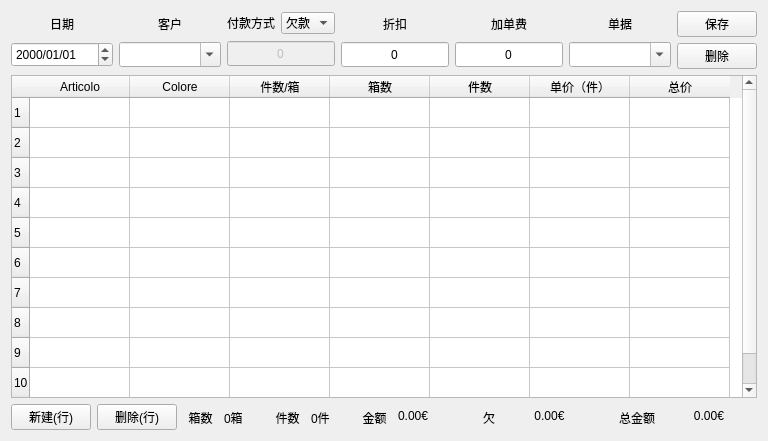
<?xml version="1.0" encoding="UTF-8"?>
<ui version="4.0">
 <class>details</class>
 <widget class="QWidget" name="details">
  <property name="geometry">
   <rect>
    <x>0</x>
    <y>0</y>
    <width>768</width>
    <height>441</height>
   </rect>
  </property>
  <property name="windowTitle">
   <string>Form</string>
  </property>
  <layout class="QGridLayout" name="gridLayout">
   <item row="0" column="0">
    <layout class="QVBoxLayout" name="verticalLayout">
     <item>
      <layout class="QHBoxLayout" name="ConfigHorLay">
       <item>
        <layout class="QVBoxLayout" name="SaleDateVerLay">
         <item>
          <widget class="QLabel" name="SaleDateLabel">
           <property name="sizePolicy">
            <sizepolicy hsizetype="Preferred" vsizetype="Fixed">
             <horstretch>0</horstretch>
             <verstretch>0</verstretch>
            </sizepolicy>
           </property>
           <property name="maximumSize">
            <size>
             <width>16777215</width>
             <height>25</height>
            </size>
           </property>
           <property name="text">
            <string>日期</string>
           </property>
           <property name="alignment">
            <set>Qt::AlignCenter</set>
           </property>
          </widget>
         </item>
         <item>
          <widget class="QDateEdit" name="SaleDateEdit">
           <property name="sizePolicy">
            <sizepolicy hsizetype="MinimumExpanding" vsizetype="Fixed">
             <horstretch>0</horstretch>
             <verstretch>0</verstretch>
            </sizepolicy>
           </property>
           <property name="minimumSize">
            <size>
             <width>0</width>
             <height>25</height>
            </size>
           </property>
           <property name="currentSection">
            <enum>QDateTimeEdit::YearSection</enum>
           </property>
           <property name="displayFormat">
            <string>yyyy/MM/dd</string>
           </property>
          </widget>
         </item>
        </layout>
       </item>
       <item>
        <layout class="QVBoxLayout" name="ClientVerLay">
         <item>
          <widget class="QLabel" name="ClientLabel">
           <property name="sizePolicy">
            <sizepolicy hsizetype="Preferred" vsizetype="Fixed">
             <horstretch>0</horstretch>
             <verstretch>0</verstretch>
            </sizepolicy>
           </property>
           <property name="maximumSize">
            <size>
             <width>16777215</width>
             <height>25</height>
            </size>
           </property>
           <property name="text">
            <string>客户</string>
           </property>
           <property name="alignment">
            <set>Qt::AlignCenter</set>
           </property>
          </widget>
         </item>
         <item>
          <widget class="QComboBox" name="ClientComBox">
           <property name="sizePolicy">
            <sizepolicy hsizetype="MinimumExpanding" vsizetype="Fixed">
             <horstretch>0</horstretch>
             <verstretch>0</verstretch>
            </sizepolicy>
           </property>
           <property name="minimumSize">
            <size>
             <width>0</width>
             <height>25</height>
            </size>
           </property>
           <property name="editable">
            <bool>true</bool>
           </property>
          </widget>
         </item>
        </layout>
       </item>
       <item>
        <layout class="QVBoxLayout" name="PaymVerLay">
         <item>
          <layout class="QHBoxLayout" name="PaymSubHorLay">
           <item>
            <widget class="QLabel" name="PaymLabel">
             <property name="sizePolicy">
              <sizepolicy hsizetype="Preferred" vsizetype="Fixed">
               <horstretch>0</horstretch>
               <verstretch>0</verstretch>
              </sizepolicy>
             </property>
             <property name="maximumSize">
              <size>
               <width>16777215</width>
               <height>25</height>
              </size>
             </property>
             <property name="text">
              <string>付款方式</string>
             </property>
            </widget>
           </item>
           <item>
            <widget class="QComboBox" name="PaymComBox">
             <property name="enabled">
              <bool>true</bool>
             </property>
             <property name="sizePolicy">
              <sizepolicy hsizetype="Preferred" vsizetype="Fixed">
               <horstretch>0</horstretch>
               <verstretch>0</verstretch>
              </sizepolicy>
             </property>
             <property name="editable">
              <bool>false</bool>
             </property>
             <property name="insertPolicy">
              <enum>QComboBox::NoInsert</enum>
             </property>
             <item>
              <property name="text">
               <string>欠款</string>
              </property>
             </item>
             <item>
              <property name="text">
               <string>现金</string>
              </property>
             </item>
             <item>
              <property name="text">
               <string>银行</string>
              </property>
             </item>
            </widget>
           </item>
          </layout>
         </item>
         <item>
          <widget class="QLineEdit" name="PaymentLineEdit">
           <property name="enabled">
            <bool>false</bool>
           </property>
           <property name="sizePolicy">
            <sizepolicy hsizetype="Preferred" vsizetype="Fixed">
             <horstretch>0</horstretch>
             <verstretch>0</verstretch>
            </sizepolicy>
           </property>
           <property name="minimumSize">
            <size>
             <width>0</width>
             <height>25</height>
            </size>
           </property>
           <property name="text">
            <string>0</string>
           </property>
           <property name="alignment">
            <set>Qt::AlignCenter</set>
           </property>
           <property name="placeholderText">
            <string>0</string>
           </property>
          </widget>
         </item>
        </layout>
       </item>
       <item>
        <layout class="QVBoxLayout" name="DiscountVerLay">
         <item>
          <widget class="QLabel" name="DiscountLabel">
           <property name="sizePolicy">
            <sizepolicy hsizetype="Preferred" vsizetype="Fixed">
             <horstretch>0</horstretch>
             <verstretch>0</verstretch>
            </sizepolicy>
           </property>
           <property name="maximumSize">
            <size>
             <width>16777215</width>
             <height>25</height>
            </size>
           </property>
           <property name="text">
            <string>折扣</string>
           </property>
           <property name="alignment">
            <set>Qt::AlignCenter</set>
           </property>
          </widget>
         </item>
         <item>
          <widget class="QLineEdit" name="DiscountLineEdit">
           <property name="sizePolicy">
            <sizepolicy hsizetype="Preferred" vsizetype="Fixed">
             <horstretch>0</horstretch>
             <verstretch>0</verstretch>
            </sizepolicy>
           </property>
           <property name="minimumSize">
            <size>
             <width>0</width>
             <height>25</height>
            </size>
           </property>
           <property name="text">
            <string>0</string>
           </property>
           <property name="alignment">
            <set>Qt::AlignCenter</set>
           </property>
           <property name="placeholderText">
            <string>0</string>
           </property>
          </widget>
         </item>
        </layout>
       </item>
       <item>
        <layout class="QVBoxLayout" name="ExtraLargeCostVerLay">
         <item>
          <widget class="QLabel" name="ExtraLargeCostLabel">
           <property name="sizePolicy">
            <sizepolicy hsizetype="Preferred" vsizetype="Fixed">
             <horstretch>0</horstretch>
             <verstretch>0</verstretch>
            </sizepolicy>
           </property>
           <property name="maximumSize">
            <size>
             <width>16777215</width>
             <height>25</height>
            </size>
           </property>
           <property name="text">
            <string>加单费</string>
           </property>
           <property name="alignment">
            <set>Qt::AlignCenter</set>
           </property>
          </widget>
         </item>
         <item>
          <widget class="QLineEdit" name="ExtraLargeLineEdit">
           <property name="sizePolicy">
            <sizepolicy hsizetype="Preferred" vsizetype="Fixed">
             <horstretch>0</horstretch>
             <verstretch>0</verstretch>
            </sizepolicy>
           </property>
           <property name="minimumSize">
            <size>
             <width>0</width>
             <height>25</height>
            </size>
           </property>
           <property name="text">
            <string>0</string>
           </property>
           <property name="alignment">
            <set>Qt::AlignCenter</set>
           </property>
           <property name="placeholderText">
            <string>0</string>
           </property>
          </widget>
         </item>
        </layout>
       </item>
       <item>
        <layout class="QVBoxLayout" name="BillVerLay">
         <item>
          <widget class="QLabel" name="BillLabel">
           <property name="sizePolicy">
            <sizepolicy hsizetype="Preferred" vsizetype="Fixed">
             <horstretch>0</horstretch>
             <verstretch>0</verstretch>
            </sizepolicy>
           </property>
           <property name="maximumSize">
            <size>
             <width>16777215</width>
             <height>25</height>
            </size>
           </property>
           <property name="text">
            <string>单据</string>
           </property>
           <property name="alignment">
            <set>Qt::AlignCenter</set>
           </property>
          </widget>
         </item>
         <item>
          <widget class="QComboBox" name="BillComBox">
           <property name="sizePolicy">
            <sizepolicy hsizetype="MinimumExpanding" vsizetype="Fixed">
             <horstretch>0</horstretch>
             <verstretch>0</verstretch>
            </sizepolicy>
           </property>
           <property name="minimumSize">
            <size>
             <width>0</width>
             <height>25</height>
            </size>
           </property>
           <property name="editable">
            <bool>true</bool>
           </property>
          </widget>
         </item>
        </layout>
       </item>
       <item>
        <layout class="QVBoxLayout" name="ButtonVerLay">
         <item>
          <widget class="QPushButton" name="SaveButton">
           <property name="text">
            <string>保存</string>
           </property>
          </widget>
         </item>
         <item>
          <widget class="QPushButton" name="DeleteButton">
           <property name="text">
            <string>删除</string>
           </property>
          </widget>
         </item>
        </layout>
       </item>
      </layout>
     </item>
     <item>
      <widget class="QTableWidget" name="table">
       <property name="editTriggers">
        <set>QAbstractItemView::AnyKeyPressed|QAbstractItemView::DoubleClicked|QAbstractItemView::EditKeyPressed</set>
       </property>
       <property name="selectionMode">
        <enum>QAbstractItemView::ExtendedSelection</enum>
       </property>
       <property name="sortingEnabled">
        <bool>true</bool>
       </property>
       <property name="rowCount">
        <number>10</number>
       </property>
       <attribute name="verticalHeaderCascadingSectionResizes">
        <bool>true</bool>
       </attribute>
       <attribute name="verticalHeaderDefaultSectionSize">
        <number>30</number>
       </attribute>
       <attribute name="verticalHeaderMinimumSectionSize">
        <number>25</number>
       </attribute>
       <row>
        <property name="text">
         <string>1</string>
        </property>
       </row>
       <row>
        <property name="text">
         <string>2</string>
        </property>
       </row>
       <row>
        <property name="text">
         <string>3</string>
        </property>
       </row>
       <row>
        <property name="text">
         <string>4</string>
        </property>
       </row>
       <row>
        <property name="text">
         <string>5</string>
        </property>
       </row>
       <row>
        <property name="text">
         <string>6</string>
        </property>
       </row>
       <row>
        <property name="text">
         <string>7</string>
        </property>
       </row>
       <row>
        <property name="text">
         <string>8</string>
        </property>
       </row>
       <row>
        <property name="text">
         <string>9</string>
        </property>
       </row>
       <row>
        <property name="text">
         <string>10</string>
        </property>
       </row>
       <column>
        <property name="text">
         <string>Articolo</string>
        </property>
       </column>
       <column>
        <property name="text">
         <string>Colore</string>
        </property>
       </column>
       <column>
        <property name="text">
         <string>件数/箱</string>
        </property>
       </column>
       <column>
        <property name="text">
         <string>箱数</string>
        </property>
       </column>
       <column>
        <property name="text">
         <string>件数</string>
        </property>
       </column>
       <column>
        <property name="text">
         <string>单价（件）</string>
        </property>
       </column>
       <column>
        <property name="text">
         <string>总价</string>
        </property>
       </column>
       <item row="0" column="0">
        <property name="text">
         <string/>
        </property>
       </item>
       <item row="1" column="0">
        <property name="text">
         <string/>
        </property>
       </item>
       <item row="2" column="0">
        <property name="text">
         <string/>
        </property>
       </item>
       <item row="3" column="0">
        <property name="text">
         <string/>
        </property>
       </item>
       <item row="4" column="0">
        <property name="text">
         <string/>
        </property>
       </item>
       <item row="5" column="0">
        <property name="text">
         <string/>
        </property>
       </item>
       <item row="6" column="0">
        <property name="text">
         <string/>
        </property>
       </item>
       <item row="7" column="0">
        <property name="text">
         <string/>
        </property>
       </item>
      </widget>
     </item>
     <item>
      <layout class="QHBoxLayout" name="horizontalLayout">
       <item>
        <layout class="QHBoxLayout" name="horizontalLayout_3">
         <item>
          <widget class="QPushButton" name="NewRowButton">
           <property name="sizePolicy">
            <sizepolicy hsizetype="Fixed" vsizetype="Fixed">
             <horstretch>0</horstretch>
             <verstretch>0</verstretch>
            </sizepolicy>
           </property>
           <property name="minimumSize">
            <size>
             <width>80</width>
             <height>0</height>
            </size>
           </property>
           <property name="text">
            <string>新建(行)</string>
           </property>
          </widget>
         </item>
         <item>
          <widget class="QPushButton" name="DeletRowButton">
           <property name="sizePolicy">
            <sizepolicy hsizetype="Fixed" vsizetype="Fixed">
             <horstretch>0</horstretch>
             <verstretch>0</verstretch>
            </sizepolicy>
           </property>
           <property name="minimumSize">
            <size>
             <width>80</width>
             <height>0</height>
            </size>
           </property>
           <property name="text">
            <string>删除(行)</string>
           </property>
          </widget>
         </item>
        </layout>
       </item>
       <item>
        <layout class="QHBoxLayout" name="Selected">
         <item>
          <layout class="QHBoxLayout" name="SelectedBoxes">
           <item>
            <widget class="QLabel" name="SelectedBoxesTextLabel">
             <property name="sizePolicy">
              <sizepolicy hsizetype="Minimum" vsizetype="Fixed">
               <horstretch>0</horstretch>
               <verstretch>0</verstretch>
              </sizepolicy>
             </property>
             <property name="minimumSize">
              <size>
               <width>35</width>
               <height>15</height>
              </size>
             </property>
             <property name="maximumSize">
              <size>
               <width>50</width>
               <height>15</height>
              </size>
             </property>
             <property name="layoutDirection">
              <enum>Qt::LeftToRight</enum>
             </property>
             <property name="text">
              <string>箱数</string>
             </property>
             <property name="alignment">
              <set>Qt::AlignHCenter|Qt::AlignTop</set>
             </property>
            </widget>
           </item>
           <item>
            <widget class="QLabel" name="SelectedBoxesNumLabel">
             <property name="sizePolicy">
              <sizepolicy hsizetype="Minimum" vsizetype="Fixed">
               <horstretch>0</horstretch>
               <verstretch>0</verstretch>
              </sizepolicy>
             </property>
             <property name="minimumSize">
              <size>
               <width>40</width>
               <height>0</height>
              </size>
             </property>
             <property name="maximumSize">
              <size>
               <width>40</width>
               <height>15</height>
              </size>
             </property>
             <property name="text">
              <string>0箱</string>
             </property>
             <property name="alignment">
              <set>Qt::AlignLeading|Qt::AlignLeft|Qt::AlignTop</set>
             </property>
             <property name="wordWrap">
              <bool>false</bool>
             </property>
             <property name="textInteractionFlags">
              <set>Qt::NoTextInteraction</set>
             </property>
            </widget>
           </item>
          </layout>
         </item>
         <item>
          <layout class="QHBoxLayout" name="SelectedPcs">
           <item>
            <widget class="QLabel" name="SelectedPcsTextLabel">
             <property name="sizePolicy">
              <sizepolicy hsizetype="Minimum" vsizetype="Fixed">
               <horstretch>0</horstretch>
               <verstretch>0</verstretch>
              </sizepolicy>
             </property>
             <property name="minimumSize">
              <size>
               <width>35</width>
               <height>15</height>
              </size>
             </property>
             <property name="maximumSize">
              <size>
               <width>50</width>
               <height>15</height>
              </size>
             </property>
             <property name="layoutDirection">
              <enum>Qt::LeftToRight</enum>
             </property>
             <property name="text">
              <string>件数</string>
             </property>
             <property name="alignment">
              <set>Qt::AlignHCenter|Qt::AlignTop</set>
             </property>
            </widget>
           </item>
           <item>
            <widget class="QLabel" name="SelectedPcsNumLabel">
             <property name="sizePolicy">
              <sizepolicy hsizetype="Minimum" vsizetype="Fixed">
               <horstretch>0</horstretch>
               <verstretch>0</verstretch>
              </sizepolicy>
             </property>
             <property name="minimumSize">
              <size>
               <width>40</width>
               <height>0</height>
              </size>
             </property>
             <property name="maximumSize">
              <size>
               <width>40</width>
               <height>15</height>
              </size>
             </property>
             <property name="text">
              <string>0件</string>
             </property>
             <property name="alignment">
              <set>Qt::AlignLeading|Qt::AlignLeft|Qt::AlignTop</set>
             </property>
             <property name="wordWrap">
              <bool>false</bool>
             </property>
             <property name="textInteractionFlags">
              <set>Qt::NoTextInteraction</set>
             </property>
            </widget>
           </item>
          </layout>
         </item>
         <item>
          <layout class="QHBoxLayout" name="SelectedAmount">
           <item>
            <widget class="QLabel" name="SelectedAmountTextLabel">
             <property name="sizePolicy">
              <sizepolicy hsizetype="Minimum" vsizetype="Fixed">
               <horstretch>0</horstretch>
               <verstretch>0</verstretch>
              </sizepolicy>
             </property>
             <property name="minimumSize">
              <size>
               <width>35</width>
               <height>15</height>
              </size>
             </property>
             <property name="maximumSize">
              <size>
               <width>50</width>
               <height>15</height>
              </size>
             </property>
             <property name="layoutDirection">
              <enum>Qt::LeftToRight</enum>
             </property>
             <property name="text">
              <string>金额</string>
             </property>
             <property name="alignment">
              <set>Qt::AlignHCenter|Qt::AlignTop</set>
             </property>
            </widget>
           </item>
           <item>
            <widget class="QLabel" name="SelectedAmountValue">
             <property name="sizePolicy">
              <sizepolicy hsizetype="Minimum" vsizetype="Fixed">
               <horstretch>0</horstretch>
               <verstretch>0</verstretch>
              </sizepolicy>
             </property>
             <property name="minimumSize">
              <size>
               <width>40</width>
               <height>0</height>
              </size>
             </property>
             <property name="maximumSize">
              <size>
               <width>150</width>
               <height>15</height>
              </size>
             </property>
             <property name="text">
              <string>0.00€</string>
             </property>
             <property name="alignment">
              <set>Qt::AlignLeading|Qt::AlignLeft|Qt::AlignTop</set>
             </property>
             <property name="wordWrap">
              <bool>false</bool>
             </property>
             <property name="textInteractionFlags">
              <set>Qt::NoTextInteraction</set>
             </property>
            </widget>
           </item>
          </layout>
         </item>
        </layout>
       </item>
       <item>
        <layout class="QHBoxLayout" name="TotDebt">
         <item>
          <widget class="QLabel" name="TotDebtTextLabel">
           <property name="sizePolicy">
            <sizepolicy hsizetype="Minimum" vsizetype="Fixed">
             <horstretch>0</horstretch>
             <verstretch>0</verstretch>
            </sizepolicy>
           </property>
           <property name="minimumSize">
            <size>
             <width>15</width>
             <height>15</height>
            </size>
           </property>
           <property name="maximumSize">
            <size>
             <width>51</width>
             <height>15</height>
            </size>
           </property>
           <property name="layoutDirection">
            <enum>Qt::LeftToRight</enum>
           </property>
           <property name="text">
            <string>欠</string>
           </property>
           <property name="alignment">
            <set>Qt::AlignRight|Qt::AlignTop|Qt::AlignTrailing</set>
           </property>
          </widget>
         </item>
         <item>
          <widget class="QLabel" name="TotDebtValue">
           <property name="sizePolicy">
            <sizepolicy hsizetype="Minimum" vsizetype="Fixed">
             <horstretch>0</horstretch>
             <verstretch>0</verstretch>
            </sizepolicy>
           </property>
           <property name="minimumSize">
            <size>
             <width>70</width>
             <height>15</height>
            </size>
           </property>
           <property name="maximumSize">
            <size>
             <width>100</width>
             <height>15</height>
            </size>
           </property>
           <property name="text">
            <string>0.00€</string>
           </property>
           <property name="alignment">
            <set>Qt::AlignHCenter|Qt::AlignTop</set>
           </property>
           <property name="wordWrap">
            <bool>false</bool>
           </property>
           <property name="textInteractionFlags">
            <set>Qt::NoTextInteraction</set>
           </property>
          </widget>
         </item>
        </layout>
       </item>
       <item>
        <layout class="QHBoxLayout" name="TotAmount">
         <item>
          <widget class="QLabel" name="TotAmountTextLabel">
           <property name="sizePolicy">
            <sizepolicy hsizetype="Minimum" vsizetype="Fixed">
             <horstretch>0</horstretch>
             <verstretch>0</verstretch>
            </sizepolicy>
           </property>
           <property name="minimumSize">
            <size>
             <width>51</width>
             <height>15</height>
            </size>
           </property>
           <property name="maximumSize">
            <size>
             <width>51</width>
             <height>15</height>
            </size>
           </property>
           <property name="layoutDirection">
            <enum>Qt::LeftToRight</enum>
           </property>
           <property name="text">
            <string>总金额</string>
           </property>
           <property name="alignment">
            <set>Qt::AlignRight|Qt::AlignTop|Qt::AlignTrailing</set>
           </property>
          </widget>
         </item>
         <item>
          <widget class="QLabel" name="TotAmountValue">
           <property name="sizePolicy">
            <sizepolicy hsizetype="Minimum" vsizetype="Fixed">
             <horstretch>0</horstretch>
             <verstretch>0</verstretch>
            </sizepolicy>
           </property>
           <property name="minimumSize">
            <size>
             <width>70</width>
             <height>15</height>
            </size>
           </property>
           <property name="maximumSize">
            <size>
             <width>100</width>
             <height>15</height>
            </size>
           </property>
           <property name="text">
            <string>0.00€</string>
           </property>
           <property name="alignment">
            <set>Qt::AlignHCenter|Qt::AlignTop</set>
           </property>
           <property name="wordWrap">
            <bool>false</bool>
           </property>
           <property name="textInteractionFlags">
            <set>Qt::NoTextInteraction</set>
           </property>
          </widget>
         </item>
        </layout>
       </item>
      </layout>
     </item>
    </layout>
   </item>
  </layout>
 </widget>
 <resources/>
 <connections/>
</ui>
